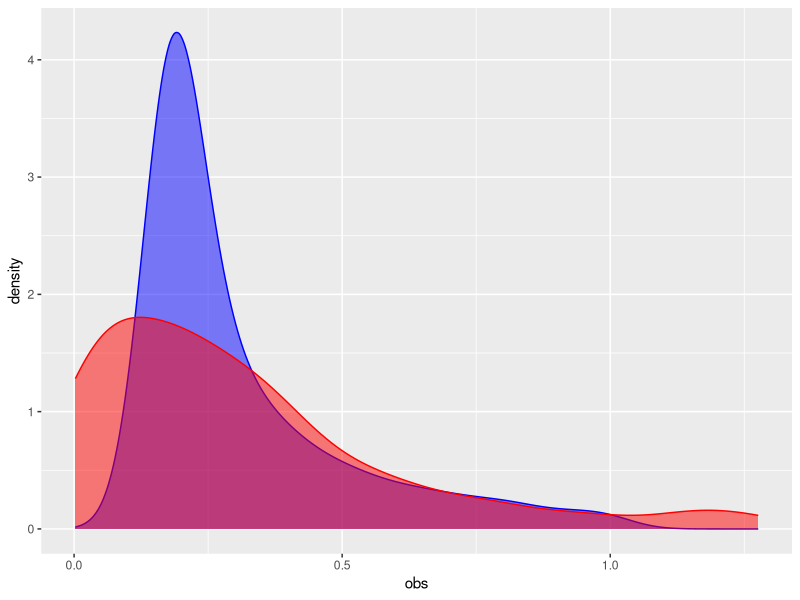
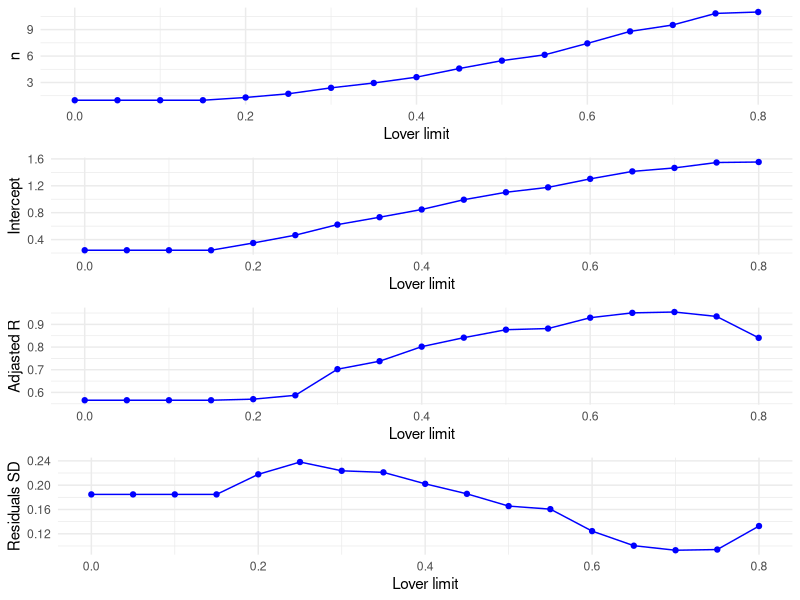

The R script that drew these images, in order: (Note: this script raises an error after producing the figures.)
# Experimental data decimation and fitting.
# Copyright © 2021 Borys Olifirov
#
#       [C]^n
# Y = -----------                   natural form
#    Ka^n + [C]^n
#
#      y
# log(---) = log([C]) + n*log(Ka)   linear form
#     1-Y
#
# Y - fraction of occupied target protein
# [C] - ligand (Ca2+) concentration
# n - Hill coeficient
# Ka - ligand concentration producing half occupation
#
# Kd = Ka^n, Kd - dissociation constant

require(ggplot2)
require(ggpubr)
require(dplyr)

set.seed(100)
setwd('/home/astria/bio/note/projects/0_2020_hek_transient/experiments/03_26_2021_hill_analysis/data')

df.experimental <- read.csv('DR_50_17_03.csv') %>%
  filter(power == 50) %>%
  subset(select = c(mean_yfp, mean_fluo)) %>%
  rename(yfp = mean_yfp, fluo = mean_fluo) %>%
  mutate(yfp_norm = yfp/max(yfp)) %>%
  mutate(fluo_norm = fluo/max(fluo))

#### Exponential Fluo-4 transient generating ####
shapiro.test(log(df.experimental$fluo))
trans.mean <- mean(log(df.experimental$fluo))
trans.sd <- sd(log(df.experimental$fluo))

df.exp <- data.frame(obs = df.experimental$fluo_norm,
                     exp = rexp(length(df.experimental$fluo_norm),
                                       rate = 1/mean(df.experimental$fluo_norm)))


ggplot(df.exp) +
  geom_density(aes(x = obs),
                 fill = 'blue',
                 colour = 'blue',
                 alpha = .5) +
  geom_density(aes(x = exp),
                 fill = 'red',
                 colour = 'red',
                 alpha = .5)

#### Transient lover limit ####
# all extimations based om normilized fluo data
low.limits <- seq(0., 0.8, 0.05)
df.crop.residuals <- data.frame(a = as.numeric(),
                                intercept = as.numeric(),
                                residuals_sd = as.numeric(),
                                R_adj = as.numeric(),
                                lower_limit = as.numeric())

for (lim in low.limits){
  df.selected.lim <- df.experimental %>%
    subset(select = c(yfp_norm, fluo_norm)) %>%
    filter(fluo_norm >= lim) %>%
    mutate(fluo_norm = log10(fluo_norm)) %>%
    mutate(yfp_norm = log10(yfp_norm/(1-yfp_norm))) %>%
    filter(yfp_norm != Inf)
  lim.lm <- lm(yfp_norm ~ fluo_norm,
               data = df.selected.lim)
  
  df.crop.residuals <- rbind(df.crop.residuals,
                             data.frame(a = lim.lm$coefficients[2],
                                        intercept = lim.lm$coefficients[1],
                                        residuals_sd = sigma(lim.lm),
                                        R_adj = summary(lim.lm)$adj.r.squared,
                                        lower_limit = lim))
}
a <- ggplot(df.crop.residuals) +
  geom_line(aes(x = lower_limit, y = a),
            colour = 'blue') +
  geom_point(aes(x = lower_limit, y = a),
             colour = 'blue') +
  labs(y = 'n',
       x = 'Lover limit') +
  theme_minimal()

inter <- ggplot(df.crop.residuals) +
  geom_line(aes(x = lower_limit, y = intercept),
            colour = 'blue') +
  geom_point(aes(x = lower_limit, y = intercept),
             colour = 'blue') +
  labs(y = 'Intercept',
       x = 'Lover limit') +
  theme_minimal()

R <- ggplot(df.crop.residuals) +
  geom_line(aes(x = lower_limit, y = R_adj),
            colour = 'blue') +
  geom_point(aes(x = lower_limit, y = R_adj),
             colour = 'blue') +
  labs(y = 'Adjasted R',
       x = 'Lover limit') +
  theme_minimal()

resSD <- ggplot(df.crop.residuals) +
  geom_line(aes(x = lower_limit, y = residuals_sd),
            colour = 'blue') +
  geom_point(aes(x = lower_limit, y = residuals_sd),
             colour = 'blue') +
  labs(y = 'Residuals SD',
       x = 'Lover limit') +
  theme_minimal()
#ggarrange(ggarrange(R, resSD, ncol = 2, nrow = 1),
#          ggscatter(data = df.experimental, x = 'fluo_norm', y = 'yfp_norm')+
#            theme_minimal(),
#          ncol = 1, nrow = 2)
ggarrange(a, inter, R, resSD, ncol = 1, nrow = 4)


#### Transient decimation ####
#group.num <- 15
df.dec <- df.experimental %>%
          subset(select = c(yfp_norm, fluo_norm)) %>%
          filter(fluo_norm >= .6) %>%
          mutate(fluo_norm = log10(fluo_norm)) %>%
          mutate(yfp_norm = log10(yfp_norm/(1-yfp_norm))) %>%

          #mutate(group = ntile(fluo_norm, group.num)) %>%
          #group_by(group) %>%
          #summarise_all(list(mean, sd), na.rm = TRUE) %>%
          #rename(yfp_mean = yfp_norm_fn1,
          #       yfp_sd = yfp_norm_fn2,
          #       fluo_mean = fluo_norm_fn1,
          #       fluo_sd = fluo_norm_fn2)
          # filter(abs(fluo - mean(fluo)) == min(abs(fluo - mean(fluo))))
  
ggplot() +
  stat_smooth(data = df.experimental,
              aes(x = log10(fluo_norm), y = log10(yfp_norm/(1-yfp_norm))),
              method = 'lm',
              colour = 'blue',
              alpha = .3) +
  geom_point(data = df.experimental,
             aes(x = log10(fluo_norm), y = log10(yfp_norm/(1-yfp_norm))),
             colour = 'blue',
             alpha = .3) +
  stat_smooth(data = df.dec,
              aes(x = log10(fluo_norm), y = log10(yfp_norm/(1-yfp_norm))),
              method = 'lm',
              colour = 'red',
              alpha = .3) +
  geom_point(data = df.dec,
             aes(x = log10(fluo_norm), y = log10(yfp_norm/(1-yfp_norm))),
             color = 'red',
             alpha = .3,
             size = 4) +
  theme_minimal()




